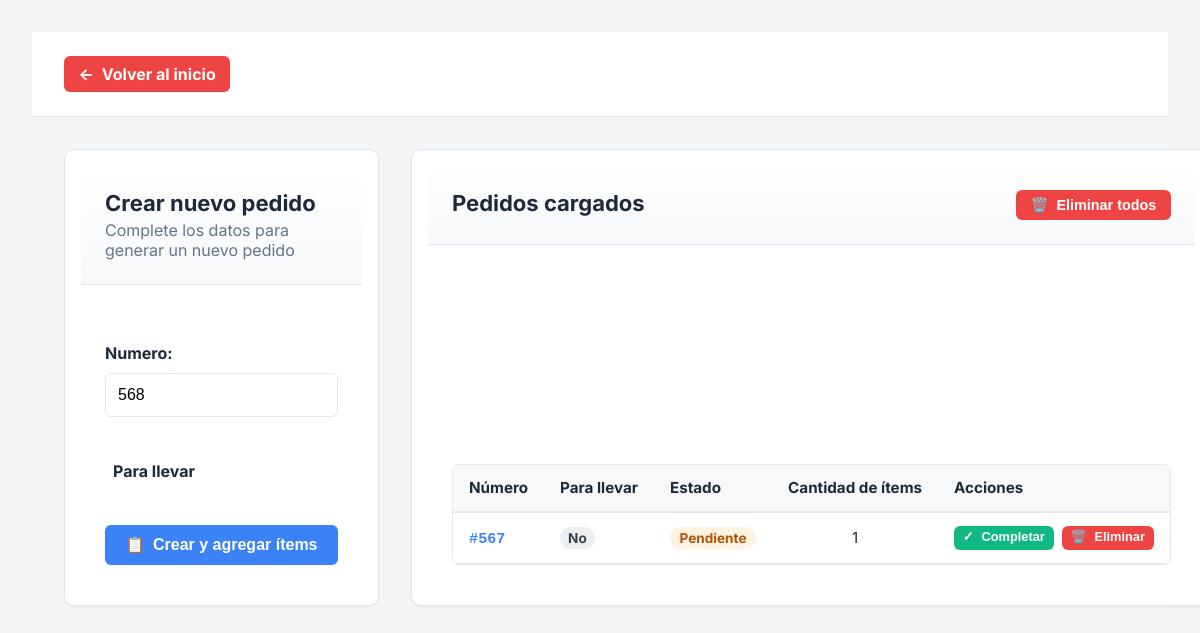
The page /crear/ on the database as committed earlier.
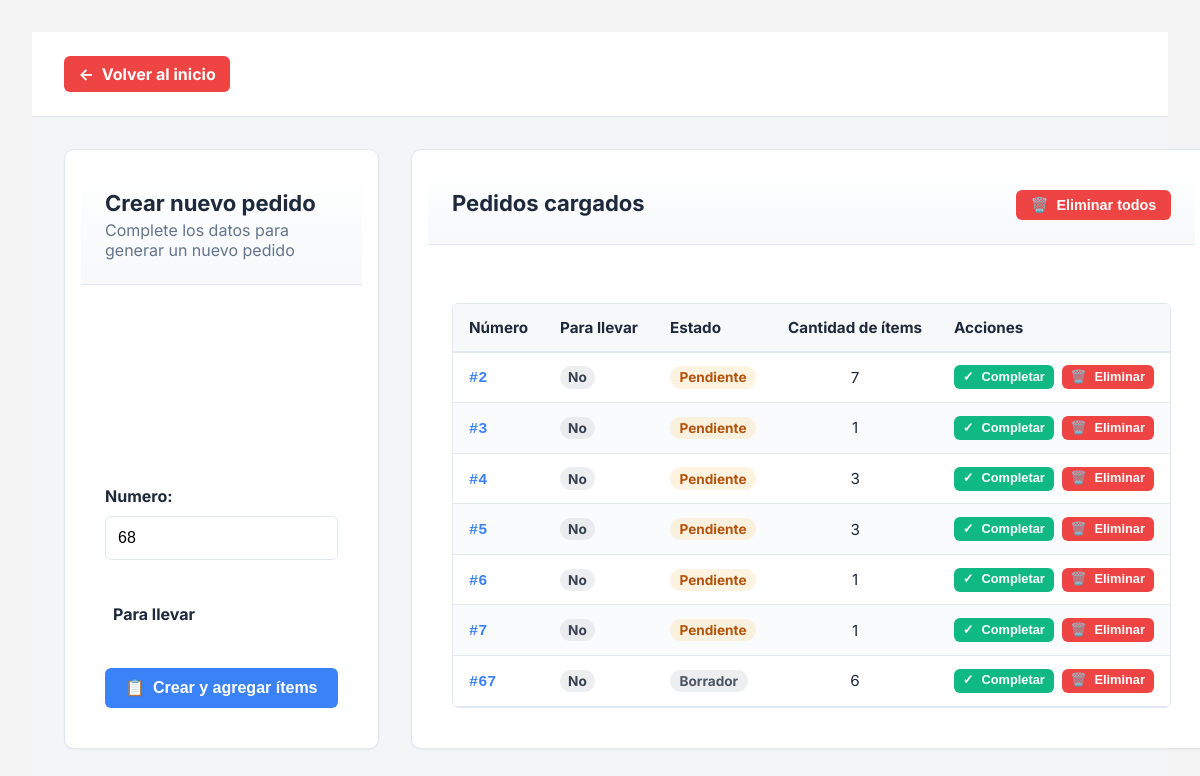
The same page on the database as committed later.
### comandas/models.py (models this page shows, shortened)
class Pedido(models.Model):
    numero = models.PositiveIntegerField(unique=True)
    ESTADO_CHOICES = [
        ('borrador', 'Borrador'),
        ('pendiente', 'Pendiente'),
        ('entregado', 'Entregado'),
    ]
    estado = models.CharField(max_length=20, choices=ESTADO_CHOICES, default='pendiente')

### comandas/views.py (the view)
# urls.py: path('crear/', crear_pedido, name='crear_pedido'),
def crear_pedido(request):
    if request.method == 'POST':
        form = PedidoForm(request.POST)
        if form.is_valid():
            pedido = form.save(commit=False)
            pedido.save()
            request.session['pedido_id'] = pedido.id
            return redirect('agregar_items', pedido_id=pedido.id)
    else:
        ultimo = Pedido.objects.order_by('-numero').first()
        siguiente = (ultimo.numero + 1) if ultimo else 1
        form = PedidoForm(initial={'numero': siguiente, 'estado': 'borrador'})
    pedidos_existentes = Pedido.objects.all().annotate(
        total_cantidad=Sum('items__cantidad')
    )
    return render(request, 'comandas/crear_pedido.html', {
        'form': form,
        'pedidos_existentes': pedidos_existentes
    })

### comandas/forms.py
class PedidoForm(forms.ModelForm):
    class Meta:
        model = Pedido
        fields = ['numero', 'estado']
        widgets = {
            'numero': forms.NumberInput(attrs={'class': 'form-control'}),
            'estado': forms.HiddenInput(),
        }

### comandas/templates/comandas/crear_pedido.html (shortened to what the changed rows need)
{% load static %}
<!DOCTYPE html>
<html lang="es">
<head>
  <link rel="stylesheet" href="{% static 'comandas/css/styles.css' %}">
</head>
<body>
<div class="order-create">
  <main class="main-content">
    <section class="form-section">
      <div class="card">
        <div class="card-header">
          <h1 class="card-title">Crear nuevo pedido</h1>
        </div>
        <div class="card-content">
          <form method="post" class="order-form">
            <div class="form-group">
              {{ form.numero.label_tag }}
              {{ form.numero }}
            </div>
          </form>
        </div>
      </div>
    </section>
    <section class="orders-section">
      <div class="card">
        <div class="card-header">
          <div class="section-header">
            <h2 class="card-title">Pedidos cargados</h2>
          </div>
        </div>
        <div class="card-content">
          {% if pedidos_existentes %}
            <div class="table-container">
              <table class="orders-table">
                <thead class="table-header">
                  <tr>
                    <th>Número</th>
                    <th>Para llevar</th>
                    <th>Estado</th>
                    <th>Cantidad de ítems</th>
                    <th>Acciones</th>
                  </tr>
                </thead>
                <tbody>
                  {% for pedido in pedidos_existentes %}
                    <tr class="table-row">
                      <td class="col-numero">
                        <span class="order-number">#{{ pedido.numero }}</span>
                      </td>
                      <td class="col-llevar">
                        <span class="llevar-badge">{{ pedido.para_llevar|yesno:"Sí,No" }}</span>
                      </td>
                      <td class="col-estado">
                        {% if pedido.estado == 'entregado' %}
                          <span class="status-badge status-entregado">entregado</span>
                        {% elif pedido.estado == 'pendiente' %}
                          <span class="status-badge status-pendiente">pendiente</span>
                        {% else %}
                          <span class="status-badge status-borrador">borrador</span>
                        {% endif %}
                      </td>
                      <td class="col-cantidad">
                        <span class="quantity-number">{{ pedido.total_cantidad|default:"0" }}</span>
                      </td>
                      <td class="col-acciones">
                        <div class="action-buttons">
                          <form method="post" action="{% url 'completar_pedido' pedido.id %}">
                            <button type="submit" class="btn btn-success btn-xs"
                                    {% if pedido.estado == 'entregado' %}disabled{% endif %}>
                              <span class="btn-icon">✓</span> Completar
                            </button>
                          </form>
                          <form method="post" action="{% url 'eliminar_pedido' pedido.id %}" onsubmit="return confirm('¿Eliminar este pedido?');">
                            <button type="submit" class="btn btn-danger btn-xs">
                              <span class="btn-icon">🗑️</span> Eliminar
                            </button>
                          </form>
                        </div>
                      </td>
                    </tr>
                  {% endfor %}
                </tbody>
              </table>
            </div>
          {% else %}
            <p class="text-muted">No hay pedidos aún.</p>
          {% endif %}
        </div>
      </div>
    </section>
  </main>
</div>
</body>
</html>

Rows that differ between the two databases and show on the page:
removed Pedido: numero "567", para_llevar "No", estado "Pendiente", total_cantidad "1"
added Pedido: numero "2", para_llevar "No", estado "Pendiente", total_cantidad "7"
added Pedido: numero "3", para_llevar "No", estado "Pendiente", total_cantidad "1"
added Pedido: numero "4", para_llevar "No", estado "Pendiente", total_cantidad "3"
added Pedido: numero "5", para_llevar "No", estado "Pendiente", total_cantidad "3"
added Pedido: numero "6", para_llevar "No", estado "Pendiente", total_cantidad "1"
added Pedido: numero "7", para_llevar "No", estado "Pendiente", total_cantidad "1"
added Pedido: numero "67", para_llevar "No", estado "Borrador", total_cantidad "6"
Other text that changed with them:
form field numero: "568" → "68"
